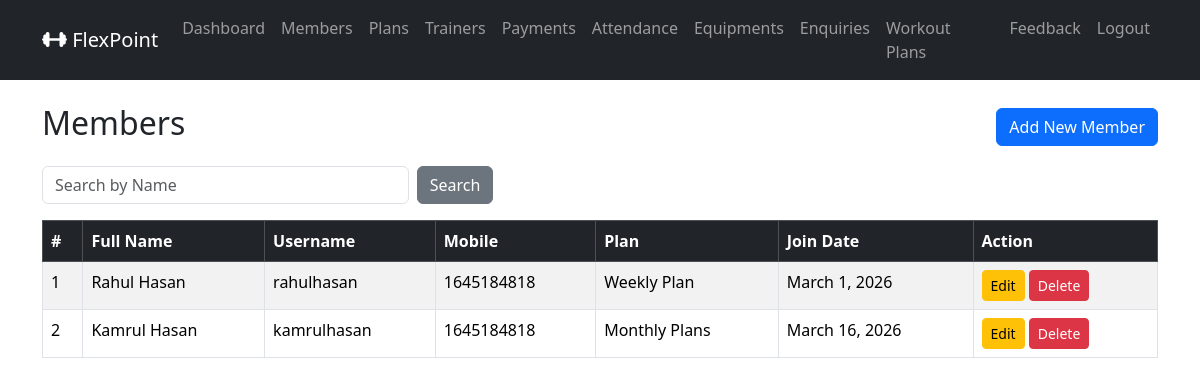
Page /admin_members/ (signed in) on the committed database.
### gymapp/models.py (models this page shows, shortened)
class MemberProfile(models.Model):
    GENDER_CHOICES = (
        ('MALE', 'Male'),
        ('FEMALE', 'Female'),
        ('OTHER', 'Other'),
    )
    user             = models.OneToOneField(settings.AUTH_USER_MODEL, on_delete=models.CASCADE, related_name='member_profile')
    full_name        = models.CharField(max_length=100)
    mobile           = models.BigIntegerField()
    age              = models.PositiveIntegerField(null=True, blank=True)
    gender           = models.CharField(max_length=10, choices=GENDER_CHOICES, null=True, blank=True)
    address          = models.TextField(blank=True)
    join_date        = models.DateField(default=timezone.now)
    plan             = models.ForeignKey(MembershipPlan, on_delete=models.SET_NULL, null=True, blank=True, related_name='members')
    trainer          = models.ForeignKey(Trainer, on_delete=models.SET_NULL, null=True, blank=True, related_name='members')
    membership_start = models.DateField(null=True, blank=True)
    membership_end   = models.DateField(null=True, blank=True)

class User(AbstractUser):
    ROLE_CHOICES = [
        ('ADMIN' , 'Admin'),
        ('MEMBER' , 'Member'),
    ]
    role = models.CharField(max_length=20, choices=ROLE_CHOICES, default='MEMBER')

class MembershipPlan(models.Model):
    name            = models.CharField(max_length=100)
    duration_months = models.PositiveIntegerField()
    fee             = models.DecimalField(max_digits=6, decimal_places=2)
    description     = models.TextField(blank=True)

### gymapp/views.py (the view)
    def wrapper(request, *args, **kwargs):
        if not request.user.is_authenticated or getattr(request.user, 'role', None) != 'ADMIN':
            messages.error(request, 'You must be an Admin to access this page.')
            return redirect('admin_login_view')
        return view_func(request, *args, **kwargs)

### gymapp/views.py (called while the page is built)
def admin_required(view_func):
    def wrapper(request, *args, **kwargs):
        if not request.user.is_authenticated or getattr(request.user, 'role', None) != 'ADMIN':
            messages.error(request, 'You must be an Admin to access this page.')
            return redirect('admin_login_view')
        return view_func(request, *args, **kwargs)
    return wrapper

@admin_required
def admin_members_list(request):
    search = request.GET.get('search', '')
    members = MemberProfile.objects.all().select_related('user', 'plan')
    if search:
        members = members.filter(full_name__icontains=search)
    return render(request, 'admin_members_list.html', {'members':members, 'search':search})

### gymapp/templates/admin_members_list.html (shortened to what this page needs)
{% extends 'base.html' %}
{% block content %}
<div class="d-flex justify-content-between align-items-center mb-3">
    <h2>Members</h2>
    <a href="{% url 'admin_member_add' %}" class="btn btn-primary">Add New Member</a>
</div>
<form method="GET" class="row g-2 mb-3">
    <div class="col-md-4">
        <input type="text" name="search" class="form-control" placeholder="Search by Name" value="{{ search }}">
    </div>
    <div class="col-md-2">
        <button type="submit" class="btn btn-secondary">Search</button>
    </div>
</form>
<table class="table table-bordered table-striped">
    <thead class="table-dark">
        <tr>
            <th>#</th>
            <th>Full Name</th>
            <th>Username</th>
            <th>Mobile</th>
            <th>Plan</th>
            <th>Join Date</th>
            <th>Action</th>
        </tr>
    </thead>
    <tbody>
        {% for member in members %}
        <tr>
            <td>{{ forloop.counter }}</td>
            <td>{{ member.full_name }}</td>
            <td>{{ member.user.username }}</td>
            <td>{{ member.mobile }}</td>
            <td>{{ member.plan.name | default:"No Plan Assigned" }}</td>
            <td>{{ member.join_date }}</td>
            <td>
                <a href="{% url 'admin_member_edit' member.id %}" class="btn btn-sm btn-warning">Edit</a>
                <form method="POST" action="{% url 'admin_member_delete' member.id %}" style="display: inline-block;">
                    <button type="submit" class="btn btn-sm btn-danger" onclick="return confirm('Are you sure you want to delete this member?')">Delete</button>
                </form>
            </td>
        </tr>
        {% endfor %}
    </tbody>
</table>
{% endblock %}

### rows in the picture
MemberProfile: full_name "Rahul Hasan", user.username "rahulhasan", mobile "1645184818", plan.name "Weekly Plan", join_date "March 1, 2026"
MemberProfile: full_name "Kamrul Hasan", user.username "kamrulhasan", mobile "1645184818", plan.name "Monthly Plans", join_date "March 16, 2026"
